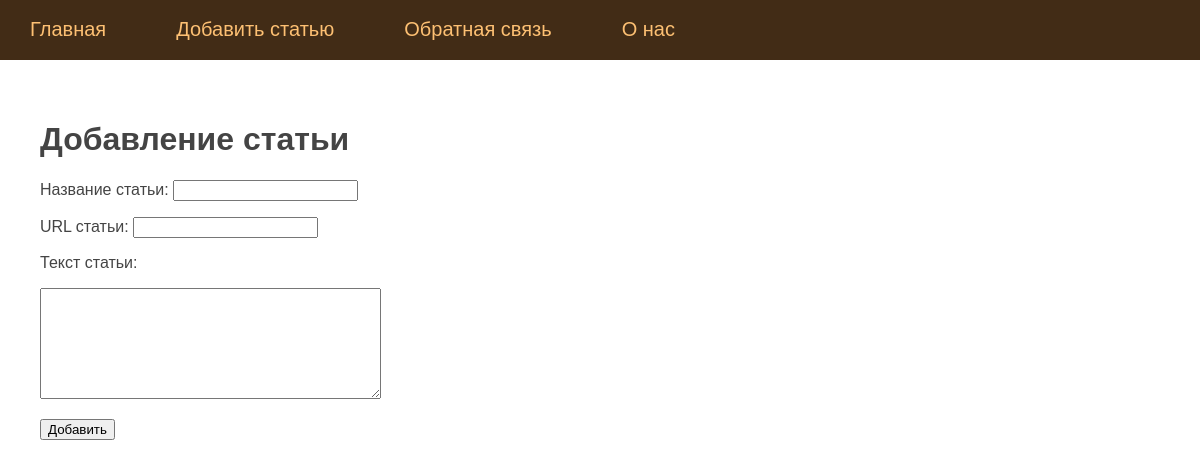
Page /add_post on the committed database.
### tables this page shows
CREATE TABLE mainmenu (
    id integer PRIMARY KEY AUTOINCREMENT,
    title text NOT NULL,
    url text NOT NULL
);

### app.py (the view, shortened to what this page needs)
@app.route('/add_post', methods=['POST', 'GET'])
def addPost():
    db = get_db()
    dbase = FDataBase(db)
    return render_template('add_post.html', title = 'Добавление статьи', menu = dbase.getMenu())

### app.py (called while the page is built)
def connect_db():
    conn = sqlite3.connect(app.config['DATABASE'])
    conn.row_factory = sqlite3.Row
    return conn

def get_db():
    if not hasattr(g, 'link_db'):
        g.link_db = connect_db()
    return g.link_db

    def getMenu(self):
        sql = '''SELECT * FROM mainmenu'''
        try:
            self.__cur.execute(sql)
            res = self.__cur.fetchall()
            if res:
                return res
        except:
            print('Ошибка чтения из БД')
        return []

### templates/add_post.html (shortened to what this page needs)
{% extends 'base.html' %} {% block content %} {{ super() }}
<form action="{{url_for('addPost')}}" method="post" class="form-contact">
  <p>
    <label>Название статьи: </label
    ><input type="text" name="name" value="" required />
  </p>
  <p>
    <label>URL статьи: </label
    ><input type="text" name="url" value="" required />
  </p>
  <p><label>Текст статьи: </label></p>
  <p><textarea name="post" cols="40" rows="7"></textarea></p>
  <p><input type="submit" value="Добавить" /></p>
</form>
{% endblock %}

### templates/base.html (shortened to what this page needs)
<!DOCTYPE html>
<html lang="en">
  <head>
    <link
      type="text/css"
      href="{{ url_for('static', filename='css/styles.css')}}"
      rel="stylesheet"
    />
  </head>
  <body>
    {% block content -%} {%- block mainmenu -%}
    <ul class="mainmenu">
      {% for p in menu %}
      <li><a href="{{p.url}}">{{p.title}}</a></li>
      {% endfor %}
    </ul>
    <div class="content">
      {% endblock mainmenu -%} {% block h1 -%} {% if title %}
      <h1>{{title}}</h1>
      {% else %}
      <h1>Про Flask</h1>
      {% endif %}{% endblock %} {% endblock %}
    </div>
  </body>
</html>

### static/css/styles.css (style rules this page uses)
html, body { font-family: 'Yandex Sans Text Regular', 'Arial'; margin: 0; padding: 0; height: 100%; width: 100%; }
body { background-size: cover; color: #444; }
a { color: #0059b2; text-decoration: none; }
ul.mainmenu { list-style: none; margin: 0; padding: 0; height: 60px; color: #fdc073; font-size: 20px; overflow: hidden; background: #422c16; }
ul.mainmenu li { float: left; margin: 18px 40px 0 30px; }
ul.mainmenu li a { color: #fdc073; text-decoration: none; }
.content { padding: 40px 20px 20px 40px; width: 100%; box-sizing: border-box; }

### rows in the picture
mainmenu: title "Главная"
mainmenu: title "Добавить статью"
mainmenu: title "Обратная связь"
mainmenu: title "О нас"

### other values in the picture
{{ title }} "Добавление статьи"
